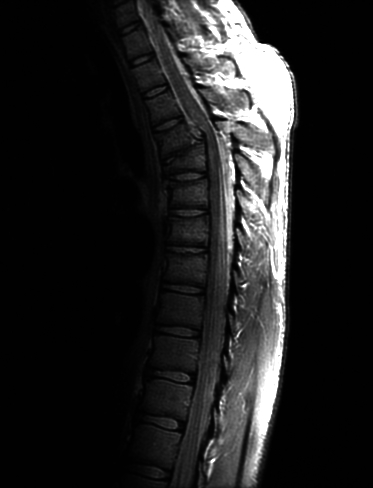
#> input picture Images/spine.jpg, 373 x 488 px, given in place of lena.jpg, which was not available; the run also reads 1 picture not shown here
$ python Run.py
#> lines starting #> are read from the running program, lines starting #| are printed output that depends on the picture; after the words box and inside, x2 and y2 are one past the last pixel; in counts of white or black regions, pixels touching at a corner belong together; pictures that were not available may be replaced by others from this repository, and a replacement may not be noted
### Allcodes.py
#Silion Zhang

#Import library
import numpy as np
import cv2
import os
from matplotlib import pyplot as plt

#create a class for outside cite
class Homework:
    #Create three function for each problem solving
        #1.Gray_level
        #2.Median_threshold
        #3.Power_trans

    #define function name with two paramters,
    #img: input img,r: adjust number
    def grayLevel_modification(img,r):
        #data for read img,
        #px is function to modify each pixels in imgae
        #use np.clip limit number in range 0,255
#> called with img = 'lena.jpg', r = 2
        data = cv2.imread(img,0)
#> data is the input picture: shape (488, 373); min 0, max 255, mean 32.6
        px = np.clip([i+int(16*np.sqrt(r))for i in data],0,255)
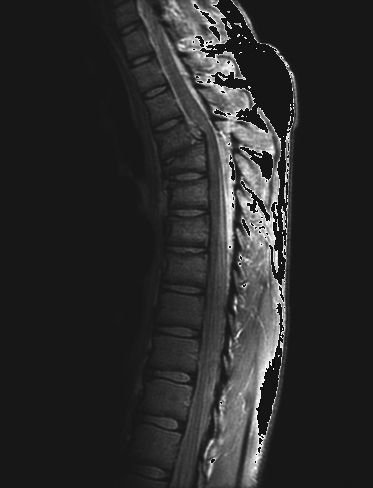
#> px: shape (488, 373); min 0, max 255, mean 42.1

        #display two image together
        output = cv2.hconcat([data,px])
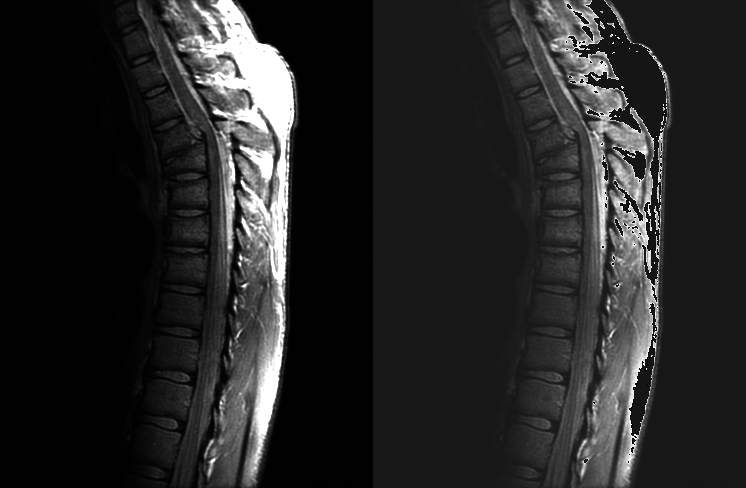
#> output: shape (488, 746); min 0, max 255, mean 37.4
        cv2.imshow('Output',output)

        #press any keys to close window
        cv2.waitKey(0)
        cv2.destroyAllWindows()
        # [6 lines of commented-out code are left out]

    def median_threshold(img):
        #data for read img,
        #px is function to modify each pixels in imgae
        #use np.median calculate the median value in image
#> called with img = 'lena.jpg'
        data = cv2.imread(img, 0)
        median = int(np.median(data))
#> median = 1
        ret,px = cv2.threshold(data, median, 255, cv2.THRESH_BINARY)
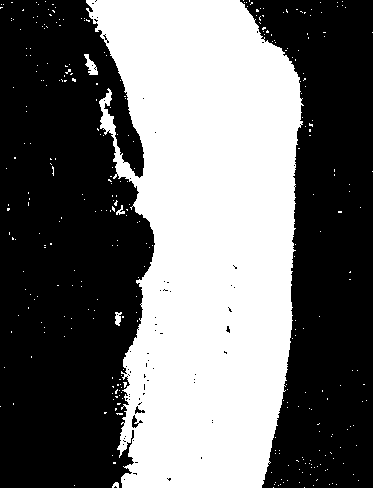
#> px: shape (488, 373); 42.7% white; 329 white regions (324 under 20 px), largest, box (x1, y1, x2, y2) and area: (86, 0, 304, 488) 76851, (84, 54, 98, 75) 142, (115, 312, 122, 326) 68, (116, 205, 125, 215) 40, (112, 482, 119, 488) 30
#> ret = 1

        #display two image together
        output = cv2.hconcat([data,px])
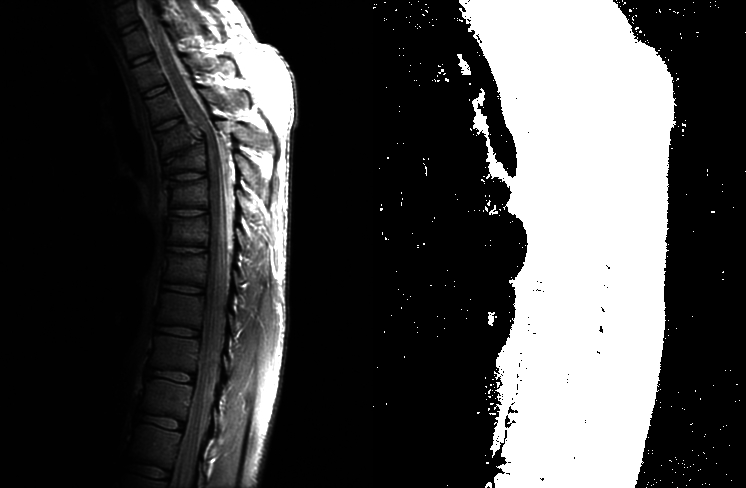
#> output: shape (488, 746); min 0, max 255, mean 70.8
        cv2.imshow('Output',output)

        #press any keys to close window
        cv2.waitKey(0)
        cv2.destroyAllWindows()
        # [6 lines of commented-out code are left out]


    def power_transform(img,y):
        #data for read img,
        #px is function to modify each pixels in imgae
        #binding px data type as unit8
#> called with img = 'spine.jpg', y = 0.45
        data = cv2.imread(img,0)
        px = np.array([255*(i/255)**y for i in data],dtype=np.uint8)
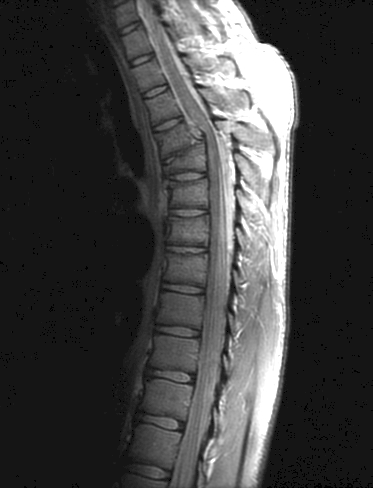
#> px: shape (488, 373); min 0, max 255, mean 65

        #display two image together
        output = cv2.hconcat([data,px])
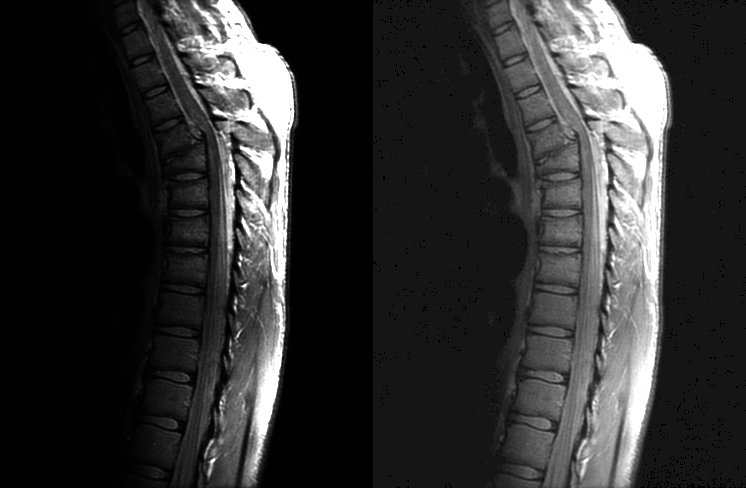
#> output: shape (488, 746); min 0, max 255, mean 48.8
        cv2.imshow('Output',output)

        #press any keys to close window
        cv2.waitKey(0)
        cv2.destroyAllWindows()
        # [6 lines of commented-out code are left out]

### Run.py
import os
import cv2
from Allcodes import Homework

#read folder images
img1 = os.path.basename('../lena.jpg')
img2 = os.path.basename('../spine.jpg')


Homework.grayLevel_modification(img1,2)
Homework.median_threshold(img1)
Homework.power_transform(img2,0.45)
